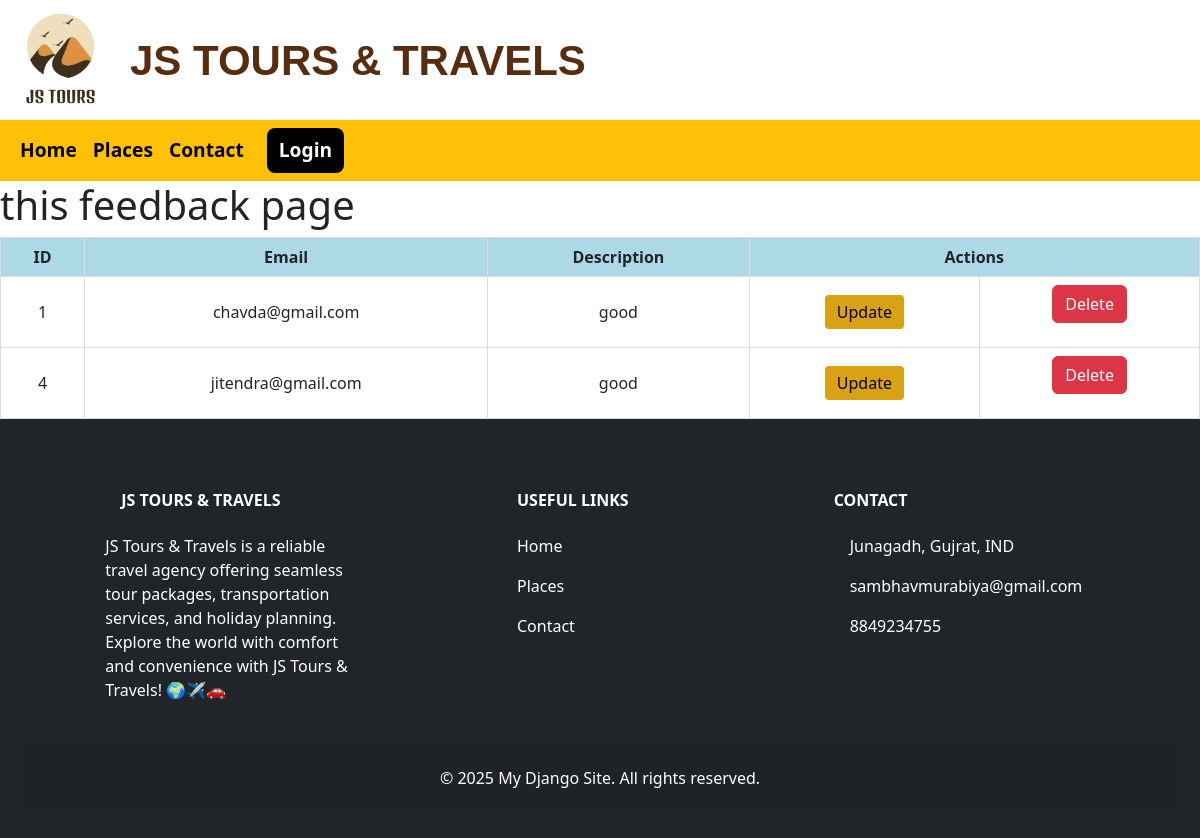
The app's page /feedback/, older data.
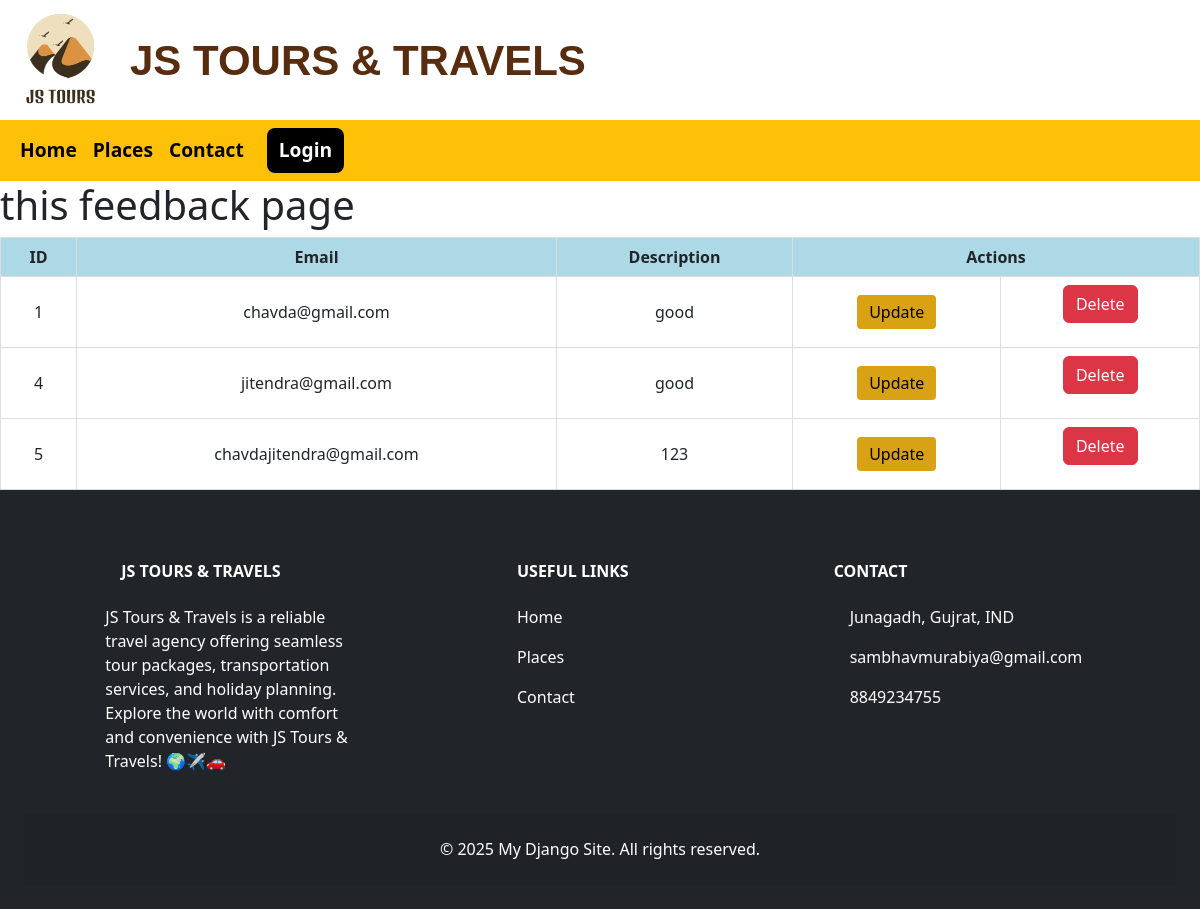
The same page, newer data.
### webapp/models.py (models this page shows, shortened)
class Feedback(models.Model):
    id = models.AutoField(primary_key=True)
    email = models.EmailField(max_length=255, unique=True)
    description = models.TextField()

### webapp/views.py (the view)
# urls.py: path('feedback/',views.feedback, name='feedback'),
def feedback(request):
            feedbacks = Feedback.objects.all()  # Fetch all feedbacks from the database
            return render(request, 'feedback.html', {'feedbacks': feedbacks})

### templates/feedback.html (shortened to what this page needs)
{% include 'header.html' %}
<!DOCTYPE html>
<html lang="en">
<head>
    <link rel="stylesheet" href="/static/css/navbar.css">
    <link href="https://cdn.jsdelivr.net/npm/bootstrap@5.3.3/dist/css/bootstrap.min.css" rel="stylesheet">
</head>
<body>
    <h1> this feedback page </h1>
    <table>
        <thead>
            <tr>
                <th>ID</th>
                <th>Email</th>
                <th>Description</th>
                <th colspan="2">Actions</th>
            </tr>
        </thead>
        <tbody>
            {% for feedback in feedbacks %}
            <tr>
                <td>{{ feedback.id }}</td>
                <td>{{ feedback.email }}</td>
                <td>{{ feedback.description }}</td>
                <td>
                    <a href="#" class="update-btn">Update</a>
                </td>
                <td>
                    <form action="{% url 'delete_feedback' feedback.id %}" method="POST">
                        <button type="submit" class="btn btn-danger">Delete</button>
                    </form>
                </td>
            </tr>
            {% empty %}
            <tr>
                <td colspan="3">No feedbacks available.</td>
            </tr>
            {% endfor %}
        </tbody>
    </table>
    {% include 'footer.html' %}
</body>
</html>

Row changes from the older to the newer data that the page shows:
added Feedback: id "5", email "chavdajitendra@gmail.com", description "123"
